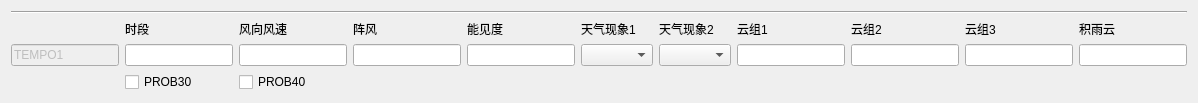
    <widget class="QFrame" name="tempo1_frame">
     <layout class="QVBoxLayout" name="tempo1">
      <item>
       <layout class="QGridLayout" name="tempo1_layout">
        <item row="1" column="12">
         <widget class="QLabel" name="tempo1_cloud3_label">
          <property name="text">
           <string>云组3</string>
          </property>
          <property name="buddy">
           <cstring>tempo1_cloud3</cstring>
          </property>
         </widget>
        </item>
        <item row="1" column="11">
         <widget class="QLabel" name="tempo1_cloud2_label">
          <property name="text">
           <string>云组2</string>
          </property>
          <property name="buddy">
           <cstring>tempo1_cloud2</cstring>
          </property>
         </widget>
        </item>
        <item row="1" column="5">
         <widget class="QLabel" name="tempo1_wind_label">
          <property name="text">
           <string>风向风速</string>
          </property>
          <property name="buddy">
           <cstring>tempo1_wind</cstring>
          </property>
         </widget>
        </item>
        <item row="3" column="13">
         <widget class="QLineEdit" name="tempo1_cb"/>
        </item>
        <item row="1" column="4">
         <widget class="QLabel" name="tempo1_period_label">
          <property name="text">
           <string>时段</string>
          </property>
          <property name="buddy">
           <cstring>tempo1_period</cstring>
          </property>
         </widget>
        </item>
        <item row="3" column="4">
         <widget class="QLineEdit" name="tempo1_period"/>
        </item>
        <item row="1" column="6">
         <widget class="QLabel" name="tempo1_gust_label">
          <property name="text">
           <string>阵风</string>
          </property>
          <property name="buddy">
           <cstring>tempo1_gust</cstring>
          </property>
         </widget>
        </item>
        <item row="1" column="7">
         <widget class="QLabel" name="tempo1_vis_label">
          <property name="text">
           <string>能见度</string>
          </property>
          <property name="buddy">
           <cstring>tempo1_vis</cstring>
          </property>
         </widget>
        </item>
        <item row="3" column="5">
         <widget class="QLineEdit" name="tempo1_wind"/>
        </item>
        <item row="1" column="9">
         <widget class="QLabel" name="tempo1_weather2_label">
          <property name="text">
           <string>天气现象2</string>
          </property>
          <property name="buddy">
           <cstring>tempo1_weather2</cstring>
          </property>
         </widget>
        </item>
        <item row="3" column="10">
         <widget class="QLineEdit" name="tempo1_cloud1"/>
        </item>
        <item row="3" column="9">
         <widget class="QComboBox" name="tempo1_weather2"/>
        </item>
        <item row="3" column="7">
         <widget class="QLineEdit" name="tempo1_vis"/>
        </item>
        <item row="3" column="8">
         <widget class="QComboBox" name="tempo1_weather1"/>
        </item>
        <item row="3" column="3">
         <widget class="QLineEdit" name="tempo1_title">
          <property name="enabled">
           <bool>false</bool>
          </property>
          <property name="text">
           <string>TEMPO1</string>
          </property>
         </widget>
        </item>
        <item row="1" column="8">
         <widget class="QLabel" name="tempo1_weather1_label">
          <property name="text">
           <string>天气现象1</string>
          </property>
          <property name="buddy">
           <cstring>tempo1_weather1</cstring>
          </property>
         </widget>
        </item>
        <item row="0" column="3" colspan="11">
         <widget class="Line" name="tempo1_line">
          <property name="orientation">
           <enum>Qt::Horizontal</enum>
          </property>
         </widget>
        </item>
        <item row="3" column="6">
         <widget class="QLineEdit" name="tempo1_gust"/>
        </item>
        <item row="1" column="10">
         <widget class="QLabel" name="tempo1_cloud1_label">
          <property name="text">
           <string>云组1</string>
          </property>
          <property name="buddy">
           <cstring>tempo1_cloud1</cstring>
          </property>
         </widget>
        </item>
        <item row="1" column="13">
         <widget class="QLabel" name="tempo1_cb_label">
          <property name="text">
           <string>积雨云</string>
          </property>
          <property name="buddy">
           <cstring>tempo1_cb</cstring>
          </property>
         </widget>
        </item>
        <item row="3" column="11">
         <widget class="QLineEdit" name="tempo1_cloud2"/>
        </item>
        <item row="3" column="12">
         <widget class="QLineEdit" name="tempo1_cloud3"/>
        </item>
        <item row="4" column="4">
         <widget class="QCheckBox" name="tempo1_prob30">
          <property name="text">
           <string>PROB30</string>
          </property>
         </widget>
        </item>
        <item row="4" column="5">
         <widget class="QCheckBox" name="tempo1_prob40">
          <property name="text">
           <string>PROB40</string>
          </property>
         </widget>
        </item>
       </layout>
      </item>
     </layout>
    </widget>
